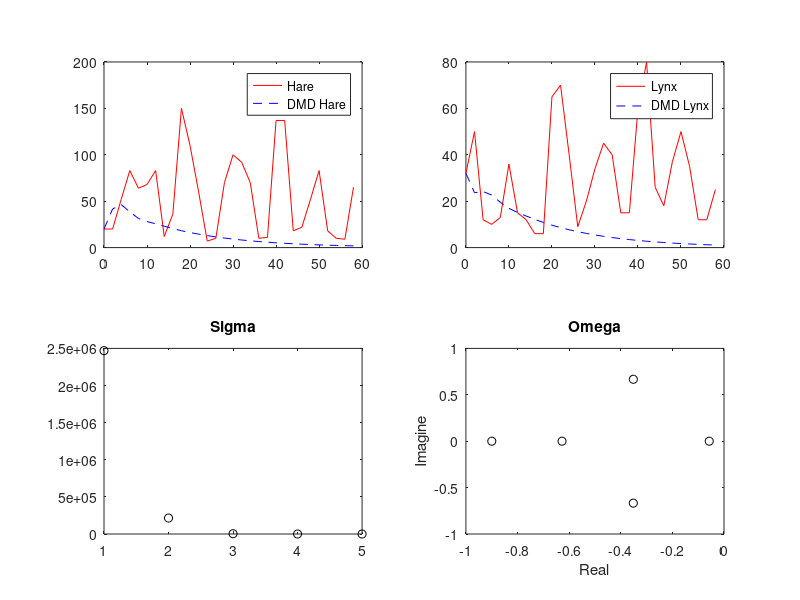
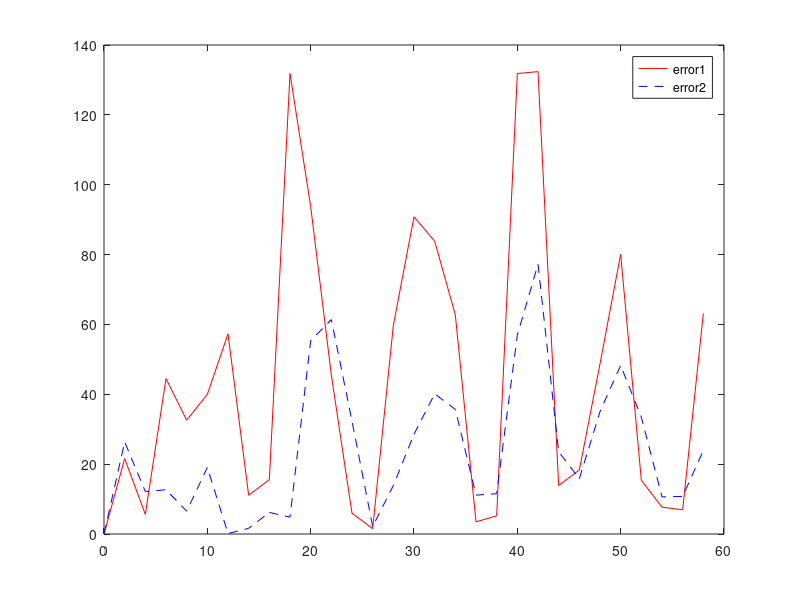

The MATLAB source for these figures, in order:
clear all; close all; clc;

x1 = [20,20,52,83,64,68,83,12,36,150,110,60,7,10,70,...
    100,92,70,10,11,137,137,18,22,52,83,18,10,9,65];
x2 = [32,50,12,10,13,36,15,12,6,6,65,70,40,9,20,...
    34,45,40,15,15,60,80,26,18,37,50,35,12,12,25];

slices = 30;
t = linspace(0,58,slices);
dt = t(2) - t(1);

X =[x1;x2;x1.*x2;x1.*x1.*x2;x2.*x2.*x1];
Y1 = X(:,1:end-1);
Y2 = X(:,2:end);
%%
%Y1 = [X1;x1(1,end-1).*x2(1,end-1)];
%Y2 = [X2;x1(2,end).*x2(2,end)];

r = 5;
%% 
%%%%%%%body of DMD

%%%% Step 1: SVD the raw data X, and get the reduced space
[U,Sigma,V] = svd(Y1,'econ');
Ur = U(:,1:r);
Sigmar = Sigma(1:r,1:r);
Vr = V(:,1:r);

%%%% Step2: Find Atilde
Atilde = Ur'*Y2*Vr/Sigmar;

%%%% Step3: Find eigenvalue, eigenvector of Atilde
[W,Lambda] = eig(Atilde);

%%% Step4: Find DMD modes and initial value

%%%% Phi are DMD modes, eigenvectors of A matrix
%%% Lambda are DMD eigenvalues (of A matrix)
%%% b is the mode amplitude

Phi = Y2*(Vr/Sigmar)*W;

%alpha1 = Sigmar*Vr(1,:)';
%b = (W*Lambda)\alpha1;

u2 = Y1(:,1);
b = Phi\u2(:,1);
%%
%%%%% DMD reconstruction for every time point
%%% turn the mode to exp
Lambda_new = diag(Lambda);
omega = log(Lambda_new)/dt;

%y0 = Phi\X;
u_modes = zeros(r,length(t)); %DMD reconstruction for every time point
% x1_modes = zeros(1,length(t));
% x2_modes = zeros(1,length(t));

for iter = 1:length(t)
    
    u_modes(:,iter) = b.*exp(omega*(t(iter)));

end

u_dmd = Phi*u_modes;

f1 = figure();
subplot(2,2,1)
plot(t,x1,'r-',t,abs(u_dmd(1,:)),'b--');
legend('Hare','DMD Hare');

subplot(2,2,2)
plot(t,x2,'r-',t,abs(u_dmd(2,:)),'b--')
legend('Lynx','DMD Lynx');

subplot(2,2,3);
plot(diag(Sigma),'ko');
title('Sigma')

subplot(2,2,4)
plot(real(omega),imag(omega),'ko')
title('Omega')
xlabel('Real')
ylabel('Imagine')
%%

for j=1:length(t)
    error1(j) = norm(u_dmd(1,j)-x1(j));
    error2(j) = norm(u_dmd(2,j)-x2(j));
end
f2 = figure();
plot(t,error1,'r-',t,error2,'b--')
legend('error1','error2')